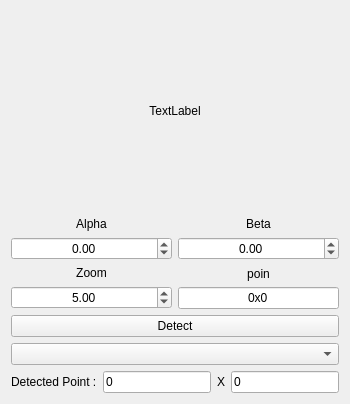
             <widget class="QWidget" name="widget_41" native="true">
              <layout class="QVBoxLayout" name="verticalLayout_171">
               <item>
                <widget class="QLabel" name="label_north_left">
                 <property name="sizePolicy">
                  <sizepolicy hsizetype="Expanding" vsizetype="Expanding">
                   <horstretch>0</horstretch>
                   <verstretch>0</verstretch>
                  </sizepolicy>
                 </property>
                 <property name="minimumSize">
                  <size>
                   <width>300</width>
                   <height>200</height>
                  </size>
                 </property>
                 <property name="text">
                  <string>TextLabel</string>
                 </property>
                 <property name="alignment">
                  <set>Qt::AlignCenter</set>
                 </property>
                </widget>
               </item>
               <item>
                <layout class="QHBoxLayout" name="horizontalLayout_175">
                 <item>
                  <layout class="QVBoxLayout" name="verticalLayout_172">
                   <item>
                    <layout class="QVBoxLayout" name="verticalLayout_173">
                     <item>
                      <widget class="QLabel" name="label_260">
                       <property name="text">
                        <string>Alpha</string>
                       </property>
                       <property name="alignment">
                        <set>Qt::AlignCenter</set>
                       </property>
                      </widget>
                     </item>
                     <item>
                      <widget class="QDoubleSpinBox" name="doubleSpinBox_alpha_left_north">
                       <property name="sizePolicy">
                        <sizepolicy hsizetype="Expanding" vsizetype="Fixed">
                         <horstretch>0</horstretch>
                         <verstretch>0</verstretch>
                        </sizepolicy>
                       </property>
                       <property name="minimumSize">
                        <size>
                         <width>100</width>
                         <height>0</height>
                        </size>
                       </property>
                       <property name="alignment">
                        <set>Qt::AlignCenter</set>
                       </property>
                       <property name="minimum">
                        <double>-360.000000000000000</double>
                       </property>
                       <property name="maximum">
                        <double>360.000000000000000</double>
                       </property>
                       <property name="singleStep">
                        <double>0.500000000000000</double>
                       </property>
                      </widget>
                     </item>
                    </layout>
                   </item>
                   <item>
                    <layout class="QVBoxLayout" name="verticalLayout_174">
                     <item>
                      <widget class="QLabel" name="label_261">
                       <property name="text">
                        <string>Zoom</string>
                       </property>
                       <property name="alignment">
                        <set>Qt::AlignCenter</set>
                       </property>
                      </widget>
                     </item>
                     <item>
                      <widget class="QDoubleSpinBox" name="doubleSpinBox_zoom_left_north">
                       <property name="sizePolicy">
                        <sizepolicy hsizetype="Expanding" vsizetype="Fixed">
                         <horstretch>0</horstretch>
                         <verstretch>0</verstretch>
                        </sizepolicy>
                       </property>
                       <property name="minimumSize">
                        <size>
                         <width>100</width>
                         <height>0</height>
                        </size>
                       </property>
                       <property name="alignment">
                        <set>Qt::AlignCenter</set>
                       </property>
                       <property name="minimum">
                        <double>-360.000000000000000</double>
                       </property>
                       <property name="maximum">
                        <double>360.000000000000000</double>
                       </property>
                       <property name="singleStep">
                        <double>0.100000000000000</double>
                       </property>
                       <property name="value">
                        <double>5.000000000000000</double>
                       </property>
                      </widget>
                     </item>
                    </layout>
                   </item>
                  </layout>
                 </item>
                 <item>
                  <layout class="QVBoxLayout" name="verticalLayout_175">
                   <item>
                    <layout class="QVBoxLayout" name="verticalLayout_176">
                     <item>
                      <widget class="QLabel" name="label_262">
                       <property name="text">
                        <string>Beta</string>
                       </property>
                       <property name="alignment">
                        <set>Qt::AlignCenter</set>
                       </property>
                      </widget>
                     </item>
                     <item>
                      <widget class="QDoubleSpinBox" name="doubleSpinBox_beta_left_north">
                       <property name="sizePolicy">
                        <sizepolicy hsizetype="Expanding" vsizetype="Fixed">
                         <horstretch>0</horstretch>
                         <verstretch>0</verstretch>
                        </sizepolicy>
                       </property>
                       <property name="minimumSize">
                        <size>
                         <width>100</width>
                         <height>0</height>
                        </size>
                       </property>
                       <property name="alignment">
                        <set>Qt::AlignCenter</set>
                       </property>
                       <property name="minimum">
                        <double>-363.000000000000000</double>
                       </property>
                       <property name="maximum">
                        <double>360.000000000000000</double>
                       </property>
                       <property name="singleStep">
                        <double>0.500000000000000</double>
                       </property>
                      </widget>
                     </item>
                    </layout>
                   </item>
                   <item>
                    <layout class="QVBoxLayout" name="verticalLayout_177">
                     <item>
                      <widget class="QLabel" name="label_264">
                       <property name="text">
                        <string>poin</string>
                       </property>
                       <property name="alignment">
                        <set>Qt::AlignCenter</set>
                       </property>
                      </widget>
                     </item>
                     <item>
                      <widget class="QLineEdit" name="lineEdit_point_left_north">
                       <property name="sizePolicy">
                        <sizepolicy hsizetype="Expanding" vsizetype="Fixed">
                         <horstretch>0</horstretch>
                         <verstretch>0</verstretch>
                        </sizepolicy>
                       </property>
                       <property name="minimumSize">
                        <size>
                         <width>100</width>
                         <height>0</height>
                        </size>
                       </property>
                       <property name="text">
                        <string>0x0</string>
                       </property>
                       <property name="alignment">
                        <set>Qt::AlignCenter</set>
                       </property>
                      </widget>
                     </item>
                    </layout>
                   </item>
                  </layout>
                 </item>
                </layout>
               </item>
               <item>
                <widget class="QPushButton" name="pushButton_Detect_left_north">
                 <property name="text">
                  <string>Detect</string>
                 </property>
                </widget>
               </item>
               <item>
                <widget class="QComboBox" name="comboBox_reorder_left_north"/>
               </item>
               <item>
                <layout class="QHBoxLayout" name="horizontalLayout_176">
                 <item>
                  <widget class="QLabel" name="label_265">
                   <property name="text">
                    <string>Detected Point :</string>
                   </property>
                  </widget>
                 </item>
                 <item>
                  <widget class="QLineEdit" name="lineEdit_cols_left_north">
                   <property name="text">
                    <string>0</string>
                   </property>
                  </widget>
                 </item>
                 <item>
                  <widget class="QLabel" name="label_266">
                   <property name="text">
                    <string>X</string>
                   </property>
                  </widget>
                 </item>
                 <item>
                  <widget class="QLineEdit" name="lineEdit_rows_left_north">
                   <property name="text">
                    <string>0</string>
                   </property>
                  </widget>
                 </item>
                </layout>
               </item>
              </layout>
             </widget>
